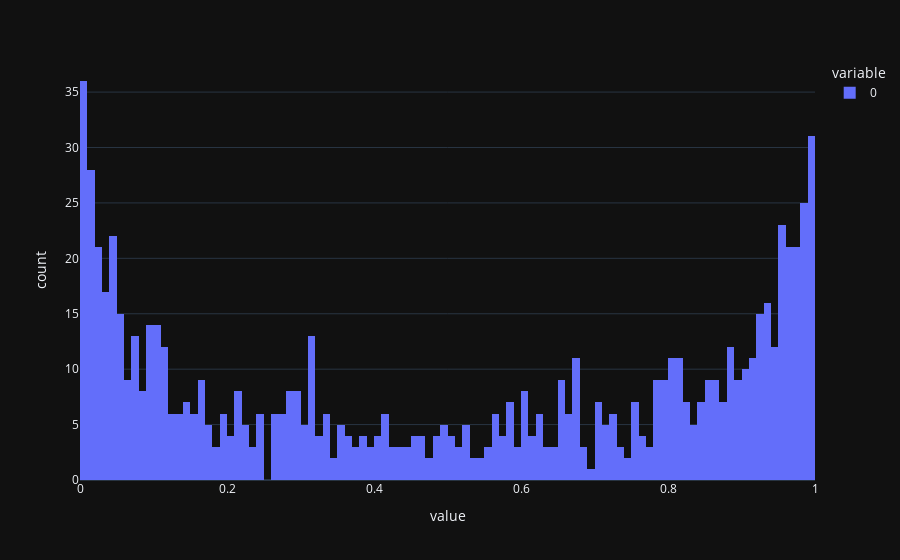

Notebook source saved alongside this figure:
### Code cell
import plotly.express as px

test_features = df_feat_l6_full[df_feat_l6_full.index.to_numpy() >= date_to_timestamp("2025-03-01")]
res = side_model.predict(test_features)

fig = px.histogram(res, nbins=100)
fig.show()

### Figure 1 — Plotly figure (JSON) as saved in the notebook; plotly's stock layout.template omitted (floating-point values rounded to 4 significant figures; data arrays with more than 128 entries replaced by an {"elided": "..."} marker saying what was removed)
{"data": [{"bingroup": "x", "hovertemplate": "variable=0<br>value=%{x}<br>count=%{y}<extra></extra>", "legendgroup": "0", "marker": {"color": "#636efa", "pattern": {"shape": ""}}, "name": "0", "nbinsx": 100, "orientation": "v", "showlegend": true, "x": {"elided": "818 float values"}, "xaxis": "x", "yaxis": "y", "type": "histogram"}], "layout": {"xaxis": {"anchor": "y", "domain": [0.0, 1.0], "title": {"text": "value"}}, "yaxis": {"anchor": "x", "domain": [0.0, 1.0], "title": {"text": "count"}}, "legend": {"title": {"text": "variable"}, "tracegroupgap": 0}, "margin": {"t": 60}, "barmode": "relative"}}
